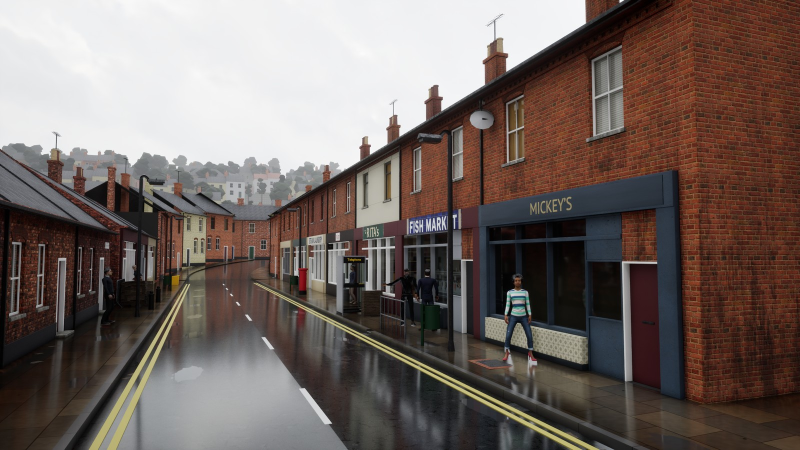
#> input picture production/previews/proof-2.5-facades-try3-2026-10-04.jpg, 1600 x 900 px, given in place of mickeys-room-furniture-day-2026-10-06.jpg, which was not available (shown at 1/2 size)
$ python plant_faults.py ../../previews/proof-2.5-facades-try3-2026-10-04.jpg ../../previews/proof-2.6-mickeys-frontage-close-2026-10-04.jpg
#> lines starting #> are read from the running program, lines starting #| are printed output that depends on the picture; pictures that were not available may be replaced by others from this repository, and a replacement may not be noted
"""The reviewer test's pictures: ten bases cut from production/previews (no person in any), twenty
copies with one planted fault each, five clean copies, shuffled under neutral names.

    python plant_faults.py <repo> <out_dir>

Writes <out_dir>/bases/Bxx.jpg (the last good pictures), <out_dir>/frames/frame-NN.jpg (what the
reviewers see) and <out_dir>/key.json (which frame is which: never shown to a reviewer).
Deterministic: the same previews give the same pictures.
"""
import json
import os
import random
import sys

from PIL import Image, ImageChops, ImageDraw, ImageFilter, ImageFont

Q = 88  # every picture, clean or not, goes through the same JPEG encoding

# The ten bases: (preview, crop box or None, the view as the gate's brief would name it)
BASES = {
    "B01": ("mickeys-room-furniture-day-2026-10-06.jpg", None, "Mickey's office through its window, by day"),
    "B02": ("mickeys-room-furniture-night-2026-10-06.jpg", None, "Mickey's office through its window, at night"),
    "B03": ("morning-hook-day-2026-10-07.jpg", (0, 0, 1600, 512), "the hook camera by day, the upper part of the frame"),
    "B04": ("morning-reverse-day-2026-10-07.jpg", (1025, 0, 1600, 900), "the reverse view by day, its right-hand part (the Ironmonger)"),
    "B05": ("morning-night-2026-10-07.jpg", (0, 0, 1600, 512), "the street at night, the upper part of the frame"),
    "B06": ("proof-2.6-shop-signs-and-bills-2026-10-04.jpg", (0, 0, 885, 900), "the shop row square on from the road, its left part (launderette, the empty unit to let)"),
    "B07": ("rita-day-kit-2026-10-06.jpg", (490, 0, 1600, 900), "Rita's frontage (the pawnbroker) by day, from the road"),
    "B08": ("rita-night-kit-2026-10-06.jpg", (490, 0, 1600, 900), "Rita's frontage (the pawnbroker) at night, from the road"),
    "B09": ("proof-2.6-mickeys-try3-2026-10-04.jpg", (1092, 0, 1600, 900), "Mickey's frontage from the hook camera, its right-hand part (the door and the corner)"),
    "B10": ("proof-2.6-shop-signs-and-bills-2026-10-04.jpg", (975, 0, 1600, 900), "the shop row square on from the road, its right part (pawnbroker, kiosk, fishmonger)"),
}
CLEAN = ["B01", "B03", "B05", "B07", "B10"]


def lum(im):
    return im.convert("L")


def paste_masked(dst, src, mask, at):
    dst.paste(src, at, mask)


def mask_where(im, box, test):
    """A mask over `box` of `im` where test(r, g, b) holds."""
    crop = im.crop(box)
    m = Image.new("L", crop.size, 0)
    px, mp = crop.load(), m.load()
    for y in range(crop.height):
        for x in range(crop.width):
            if test(*px[x, y]):
                mp[x, y] = 255
    return crop, m


# [6 lines left out: function close, not called in this run]


def row_span(m):
    """Fill each row of a mask between its first and last set pixel (a solid silhouette)."""
    mp = m.load()
    out = Image.new("L", m.size, 0)
    op = out.load()
    for y in range(m.height):
        xs = [x for x in range(m.width) if mp[x, y]]
        if len(xs) >= 2:
            for x in range(xs[0], xs[-1] + 1):
                op[x, y] = 255
    return out


# [6 lines left out: function font, not called in this run]


# ---- the twenty faults, one per copy; each returns (picture, box of the fault, what it is) ----

def f_b01_floating(im):
    """The yellow box files on the sill, a copy hanging in mid-air in front of the blind."""
    im = im.copy()
    box = (1230, 800, 1392, 888)
    crop, m = mask_where(im, box, lambda r, g, b: r > 90 and g > 80 and b < g - 35)
    m = row_span(m)
    at = (690, 400)
    im.paste(crop, at, m)
    return im, (at[0], at[1], at[0] + crop.width, at[1] + crop.height), \
        "floating object: a copy of the yellow box files hangs in mid-air in front of the blind, nothing under it"

def f_b01_testcolour(im):
    """The cork notice board in flat magenta, its shading kept: a missing material."""
    im = im.copy()
    box = (1157, 505, 1249, 581)
    region = im.crop(box)
    L = lum(region).point(lambda v: min(255, int(v * 1.25)))
    mag = Image.merge("RGB", (L, Image.new("L", region.size, 0), L))
    im.paste(mag, box[:2])
    return im, box, "test-colour block: the notice board on the right wall is flat magenta (a missing material)"


def f_b02_whitestrip(im):
    """A ragged white strip across the top pane, like the day picture's burnt-out tube."""
    im = im.copy()
    d = ImageDraw.Draw(im)
    rnd = random.Random(2)
    x0, x1, top = 588, 918, 92
    pts = [(x0, top)]
    y = 118
    for x in range(x0, x1 + 1, 6):
        y = max(104, min(138, y + rnd.randint(-5, 5)))
        pts.append((x, y))
    pts.append((x1, top))
    d.polygon(pts, fill=(236, 236, 232))
    return im, (x0, top, x1, 138), "a ragged white strip across the top pane over the blind (the night picture had none)"


def f_b02_zfight(im):
    """Z-fighting on the counter's front: jagged stripes of a paler surface through the wood."""
    im = im.copy()
    box = (812, 660, 962, 795)
    region = im.crop(box)
    L = lum(region)
    other = Image.merge("RGB", (L.point(lambda v: min(255, int(v * 1.7 + 30))),
                                L.point(lambda v: min(255, int(v * 1.5 + 22))),
                                L.point(lambda v: min(255, int(v * 1.1 + 10)))))
    rnd = random.Random(3)
    m = Image.new("L", region.size, 0)
    mp = m.load()
    offs, off = [], 0
    for _ in range(region.height):
        off = max(-6, min(6, off + rnd.randint(-2, 2)))
        offs.append(off + rnd.randint(0, 3))
    for y in range(region.height):
        for x in range(region.width):
            if ((x + int(0.7 * y) + offs[y]) // 9) % 3 == 0:
                mp[x, y] = 255
    region.paste(other, (0, 0), m)
    im.paste(region, box[:2])
    return im, box, "z-fighting: jagged pale stripes flicker through one panel of the counter's front"

def f_b03_blacksquare(im):
    im = im.copy()
    box = (448, 392, 506, 446)
    ImageDraw.Draw(im).rectangle(box, fill=(7, 7, 8))
    return im, box, "black square: a flat black block over the houses at the street's far end"


def f_b03_stretched(im):
    """One face's brick smeared sideways: a UV stretch."""
    im = im.copy()
    box = (1330, 120, 1530, 290)
    strip = im.crop((box[0], box[1], box[0] + 2, box[3]))
    im.paste(strip.resize((box[2] - box[0], box[3] - box[1]), Image.BILINEAR), box[:2])
    return im, box, "stretched texture: the brick on the corner house's side smeared into horizontal streaks"


# [190 lines left out: functions f_b04_floating, f_b04_seam, f_b05_light, f_b05_debug, f_b06_pane, f_b06_duplicate and 8 more, not called in this run]


FAULTS = {
    "B01": [f_b01_floating, f_b01_testcolour],
    "B02": [f_b02_whitestrip, f_b02_zfight],
    "B03": [f_b03_blacksquare, f_b03_stretched],
    "B04": [f_b04_floating, f_b04_seam],
    "B05": [f_b05_light, f_b05_debug],
    "B06": [f_b06_pane, f_b06_duplicate],
    "B07": [f_b07_mirror, f_b07_scale],
    "B08": [f_b08_fireflies, f_b08_prompt],
    "B09": [f_b09_hole, f_b09_tiling],
    "B10": [f_b10_lowres, f_b10_grey],
}
KIND = {  # the fault's kind, as the task names it
    "f_b01_floating": "floating object", "f_b01_testcolour": "test-colour block",
    "f_b02_whitestrip": "white strip in a pane", "f_b02_zfight": "z-fighting",
    "f_b03_blacksquare": "black square", "f_b03_stretched": "stretched texture",
    "f_b04_floating": "floating object", "f_b04_seam": "seam stripe",
    "f_b05_light": "light where none belongs", "f_b05_debug": "debug text",
    "f_b06_pane": "missing window pane", "f_b06_duplicate": "duplicated object",
    "f_b07_mirror": "mirrored text", "f_b07_scale": "wrong scale",
    "f_b08_fireflies": "fireflies", "f_b08_prompt": "stray interface prompt",
    "f_b09_hole": "hole in a wall", "f_b09_tiling": "texture tiling",
    "f_b10_lowres": "low-resolution texture", "f_b10_grey": "untextured placeholder",
}


def main():
    repo, out = sys.argv[1], sys.argv[2]
    for sub in ("bases", "frames"):
        os.makedirs(os.path.join(out, sub), exist_ok=True)
    items = []
    for b, (name, crop, view) in BASES.items():
        im = Image.open(os.path.join(repo, "production", "previews", name)).convert("RGB")
#> im is the input picture: PIL image 1600x900 RGB; mean R, G, B 115.3, 102.9, 98
        if crop:
            im = im.crop(crop)
        im.save(os.path.join(out, "bases", b + ".jpg"), quality=Q)
        base = Image.open(os.path.join(out, "bases", b + ".jpg")).convert("RGB")
        for fn in FAULTS[b]:
            pic, box, what = fn(base)
            items.append({"base": b, "fault": fn.__name__, "kind": KIND[fn.__name__], "box": list(box),
                          "what": what, "pic": pic, "area_pct": round(100.0 * (box[2] - box[0]) * (box[3] - box[1]) / (base.width * base.height), 2)})
#> this loop made 2 passes
#> box on passes 1 to 2: (690, 400, 852, 488), (1157, 505, 1249, 581)
#> pass 1, in mask_where, `crop = im.crop(box)`:
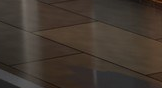
#> crop: PIL image 162x88 RGB; mean R, G, B 65.5, 55.8, 47.4
#> pass 2, in f_b01_testcolour, `region = im.crop(box)`:
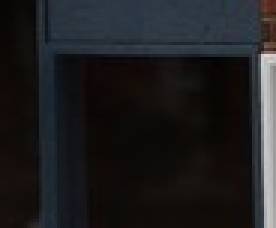
#> region: PIL image 92x76 RGB (shown 3 times larger); mean R, G, B 30.1, 29.9, 31.3
#> pass 2, in f_b01_testcolour, `L = lum(region).point(lambda v: min(255, int(v * 1.25)))`:
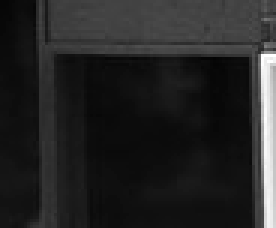
#> L: PIL image 92x76 L (shown 3 times larger); min 3, max 255, mean 37.2
#> after the loop, items = 2 items
        if b in CLEAN:
            items.append({"base": b, "fault": None, "kind": "clean", "box": None, "what": "clean", "pic": base, "area_pct": 0})
#> pass 2 of the loop in main, `for b, (name, crop, view) in BASES.items():`:
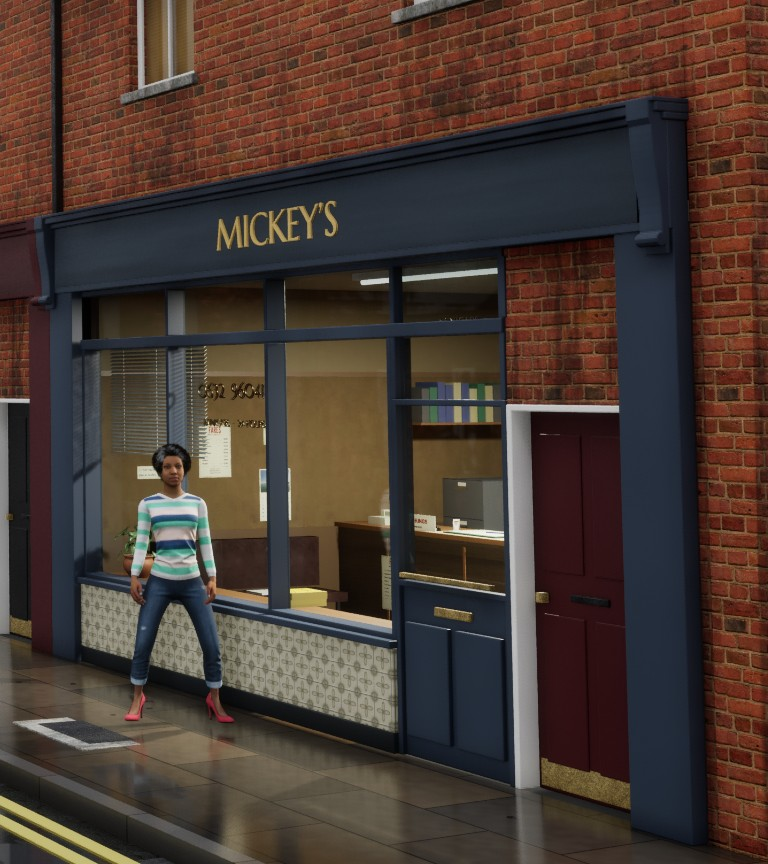
#> input picture production/previews/proof-2.6-mickeys-frontage-close-2026-10-04.jpg, 768 x 864 px, given in place of mickeys-room-furniture-night-2026-10-06.jpg, which was not available
#> in main, im is the input picture: PIL image 768x864 RGB; mean R, G, B 73.7, 58.2, 50.7
#> base: PIL image 768x864 RGB
#> the loop in main, `for fn in FAULTS[b]:` made 2 passes
#> box on passes 1 to 2: (588, 92, 918, 138), (812, 660, 962, 795)
#> pass 2, in f_b02_zfight, `other = Image.merge("RGB", (L.point(lambda v: min(255, int(v * 1.7 + 3..`:
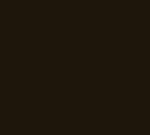
#> other: PIL image 150x135 RGB; mean R, G, B 30, 22, 10
#> after the loop in main, `for fn in FAULTS[b]:`: items = 5 items
    random.Random(1990).shuffle(items)
    key = []
    for i, it in enumerate(items, 1):
        fname = "frame-%02d.jpg" % i
        it["pic"].save(os.path.join(out, "frames", fname), quality=Q)
        name, crop, view = BASES[it["base"]]
        key.append({"frame": fname, "base": it["base"], "source": name, "crop": crop, "view": view,
                    "fault": it["fault"], "kind": it["kind"], "box": it["box"], "what": it["what"],
                    "area_pct": it["area_pct"]})
    with open(os.path.join(out, "key.json"), "w") as fh:
        json.dump(key, fh, indent=1)
    print("%d frames, %d faulty, %d clean" % (len(key), sum(1 for k in key if k["fault"]), sum(1 for k in key if not k["fault"])))


if __name__ == "__main__":
#> (the run stopped early here; a loop or call above may not have finished)
